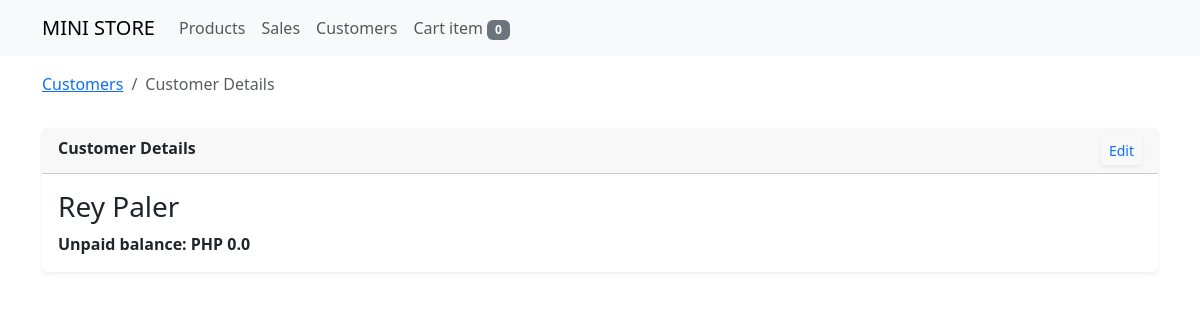
Page /customers/details/8BDD2F03863F on the earlier database version.
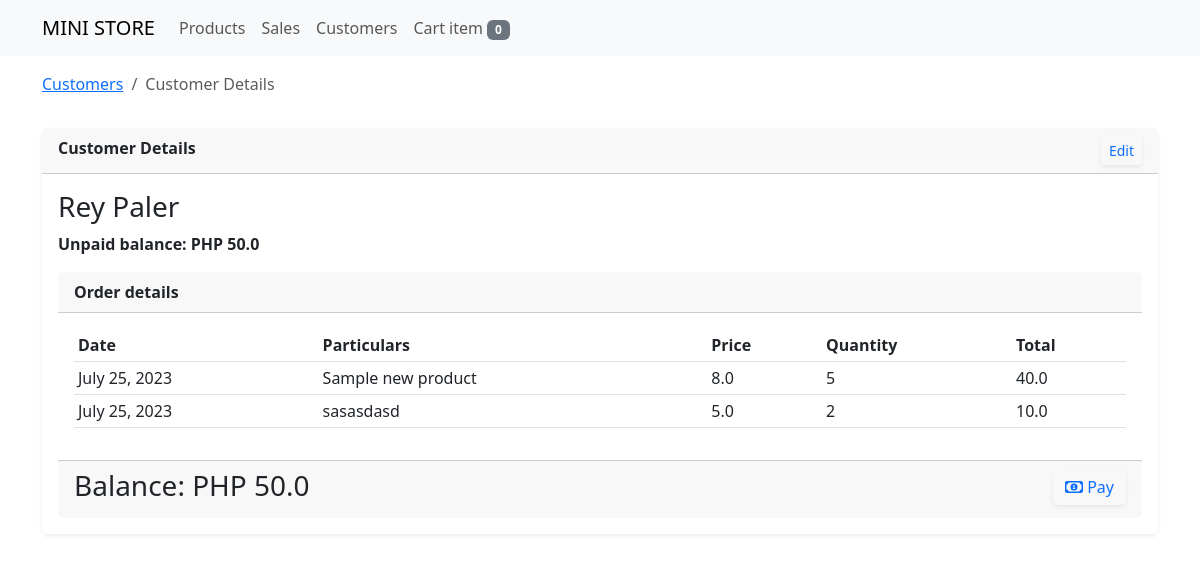
Same page on the later database version.
### store/models.py (models this page shows, shortened)
class OrderTransaction(models.Model):
    order_id = models.CharField(max_length=12, unique=True)
    customer = models.ForeignKey(Customer, on_delete=models.CASCADE)
    product = models.ForeignKey(Product, on_delete=models.CASCADE)
    price = models.FloatField()
    quantity = models.PositiveIntegerField()
    total_amount = models.FloatField()
    is_paid = models.BooleanField(default=False)
    created = models.DateTimeField(auto_now_add=True)
    @property
    def get_cost(self):
        cost = self.price * self.quantity
        return cost

class TimeStampedModel(models.Model):
    created = models.DateTimeField(auto_now_add=True)
    updated = models.DateTimeField(auto_now=True)
    class Meta:
        ordering = ('-updated','-created')

class Product(TimeStampedModel):
    user = models.ForeignKey(User, on_delete=models.CASCADE)
    bar_code = models.CharField(max_length=20, unique=True)
    name = models.CharField(max_length=200)
    category = models.ForeignKey(Category, on_delete=models.CASCADE, blank=True, null=True)
    cost = models.FloatField()
    price = models.FloatField()
    quantity = models.IntegerField()
    image = models.ImageField(upload_to=image_directory_path, blank=True, null=True)

### store/views/customer_view.py (the view)
# urls.py: path('customers/details/<customer_id>', customer_detail_view, name='customer_details'),
def customer_detail_view(request, customer_id):
    customer = get_object_or_404(Customer, customer_id=customer_id)
    unpaid_orders = OrderTransaction.objects.filter(customer=customer).filter(is_paid=False)
    total_unpaid_orders = unpaid_orders.aggregate(total_unpaid=(Sum(F('price') * F('quantity'))))
    cart = Cart(request)
    cart_items = cart.__len__()
    context = {
        'title': 'customer details',
        'customer': customer,
        'cart_items': cart_items,
        'unpaid_orders': unpaid_orders,
        'total_unpaid_orders': total_unpaid_orders['total_unpaid']
    }
    return render(request, 'customer_detail_view.html', context)

### store/cartitem.py (called while the page is built)
    def __len__(self):
        return sum(item['quantity'] for item in self.cart.values())

### store/templates/customer_detail_view.html (shortened to what this page needs)
{% extends 'base.html' %}
{% block content %}
<div class="row">
    <div class="col-sm-12 mt-3">
      <nav aria-label="breadcrumb">
        <ol class="breadcrumb">
          <li class="breadcrumb-item" aria-current="page"><a href="{% url 'store:customer_view' %}">Customers</a></li>
          <li class="breadcrumb-item active" aria-current="page">{{title|title}}</li>
        </ol>
      </nav>
    </div>
</div>
<div class="row">
    <div class="col-sm-12">
        <div class="card border-0 shadow-sm mt-3">
            <div class="card-header">
                <strong>{{title|title}}</strong>
                <a href="" class="btn btn-outline-primary btn-sm border-0 shadow-sm float-end" data-bs-toggle="modal" data-bs-target="#updateCustomer">Edit</a>
            </div>
            <div class="card-body">
                <h3>{{ customer.name|title }}</h3>
                <strong>Unpaid balance: PHP {% if total_unpaid_orders %}{{ total_unpaid_orders }}{% else %}0.0{% endif %}</strong>
                {% if unpaid_orders %}
                <div class="card border-0 mt-3">
                    <div class="card-header">
                        <strong>Order details</strong>
                    </div>
                    <div class="card-body">
                        <table class="table table-sm" id="myTable">
                            <thead>
                                <tr>
                                    <th>Date</th>
                                    <th>Particulars</th>
                                    <th>Price</th>
                                    <th>Quantity</th>
                                    <th>Total</th>
                                </tr>
                            </thead>
                            <tbody>
                                {% for item in unpaid_orders %}
                                <tr>
                                    <td>{{ item.created|date }}</td>
                                    <td>{{ item.product.name }}</td>
                                    <td>{{ item.price }}</td>
                                    <td>{{ item.quantity }}</td>
                                    <td>{{ item.get_cost }}</td>
                                </tr>
                                {% endfor %}
                            </tbody>
                        </table>
                    </div>
                    <div class="card-footer">
                        <a class="btn btn-outline-primary border-0 shadow-sm float-end" data-bs-toggle="modal" data-bs-target="#payBalance"><i class="fa-regular fa-money-bill-1"></i> Pay</a>
                        <h3>Balance: PHP {% if total_unpaid_orders %}{{ total_unpaid_orders }}{% else %}0.0{% endif %}</h3>
                    </div>
                </div>
                {% endif %}
            </div>
        </div>
    </div>
</div>
{% endblock %}

Differences in the rows shown:
added OrderTransaction: created "July 25, 2023", product.name "Sample new product", price "8.0", quantity "5", get_cost "40.0"
added OrderTransaction: created "July 25, 2023", product.name "sasasdasd", price "5.0", quantity "2", get_cost "10.0"
Other differences:
{{ total_unpaid_orders }}: (not shown) → "50.0"
text no longer shown: "0.0"
text now shown: "Order details Date Particulars Price Quantity Total Pay Balance: PHP"
